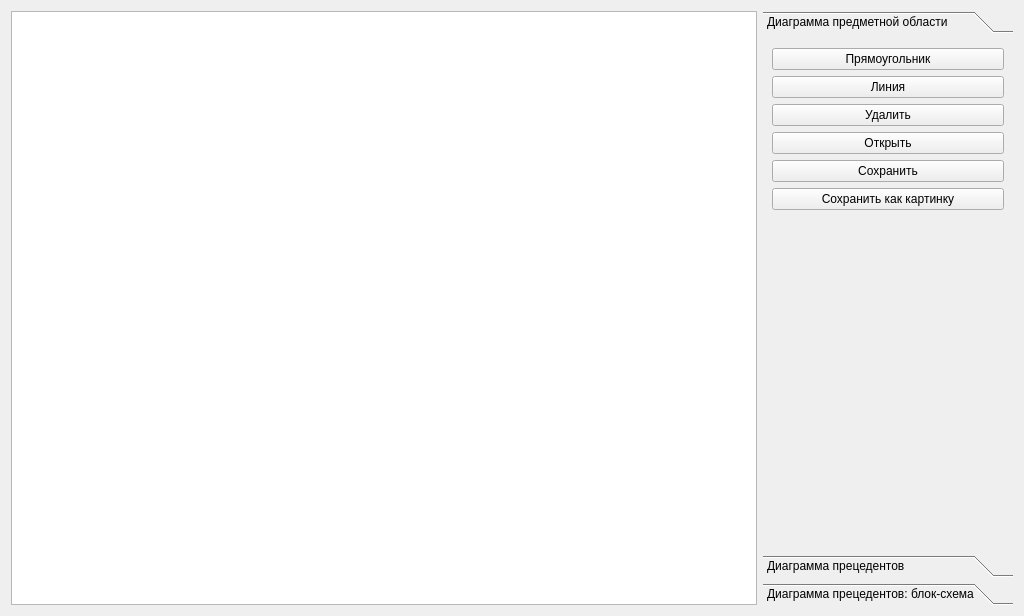
<?xml version="1.0" encoding="UTF-8"?>
<ui version="4.0">
 <class>Form</class>
 <widget class="QWidget" name="Form">
  <property name="geometry">
   <rect>
    <x>0</x>
    <y>0</y>
    <width>1024</width>
    <height>616</height>
   </rect>
  </property>
  <property name="windowTitle">
   <string>Form</string>
  </property>
  <layout class="QGridLayout" name="gridLayout">
   <item row="0" column="0">
    <widget class="QGraphicsView" name="graphicsView"/>
   </item>
   <item row="0" column="1">
    <widget class="QToolBox" name="toolBox">
     <property name="maximumSize">
      <size>
       <width>250</width>
       <height>16777215</height>
      </size>
     </property>
     <property name="currentIndex">
      <number>0</number>
     </property>
     <widget class="QWidget" name="domainPage">
      <property name="geometry">
       <rect>
        <x>0</x>
        <y>0</y>
        <width>250</width>
        <height>514</height>
       </rect>
      </property>
      <attribute name="label">
       <string>Диаграмма предметной области</string>
      </attribute>
      <layout class="QVBoxLayout" name="verticalLayout">
       <item>
        <widget class="QPushButton" name="addRectangleButton">
         <property name="text">
          <string>Прямоугольник</string>
         </property>
        </widget>
       </item>
       <item>
        <widget class="QPushButton" name="addLineButton">
         <property name="text">
          <string>Линия</string>
         </property>
        </widget>
       </item>
       <item>
        <widget class="QPushButton" name="deleteItemButton">
         <property name="text">
          <string>Удалить</string>
         </property>
        </widget>
       </item>
       <item>
        <widget class="QPushButton" name="loadBinaryButton">
         <property name="text">
          <string>Открыть</string>
         </property>
        </widget>
       </item>
       <item>
        <widget class="QPushButton" name="saveBinaryButton">
         <property name="text">
          <string>Сохранить</string>
         </property>
        </widget>
       </item>
       <item>
        <widget class="QPushButton" name="saveAsPictureButton">
         <property name="text">
          <string>Сохранить как картинку</string>
         </property>
        </widget>
       </item>
       <item>
        <spacer name="verticalSpacer">
         <property name="orientation">
          <enum>Qt::Vertical</enum>
         </property>
         <property name="sizeHint" stdset="0">
          <size>
           <width>20</width>
           <height>40</height>
          </size>
         </property>
        </spacer>
       </item>
      </layout>
     </widget>
     <widget class="QWidget" name="usecasePage">
      <property name="geometry">
       <rect>
        <x>0</x>
        <y>0</y>
        <width>250</width>
        <height>514</height>
       </rect>
      </property>
      <attribute name="label">
       <string>Диаграмма прецедентов</string>
      </attribute>
      <layout class="QVBoxLayout" name="verticalLayout_2">
       <item>
        <widget class="QPushButton" name="addActorButton">
         <property name="text">
          <string>Актер</string>
         </property>
        </widget>
       </item>
       <item>
        <widget class="QPushButton" name="addLinkButton">
         <property name="text">
          <string>Связь</string>
         </property>
        </widget>
       </item>
       <item>
        <widget class="QPushButton" name="loadUsecaseBibaryButton">
         <property name="text">
          <string>Открыть</string>
         </property>
        </widget>
       </item>
       <item>
        <widget class="QPushButton" name="saveUsecaseBinaryButton">
         <property name="text">
          <string>Сохранить</string>
         </property>
        </widget>
       </item>
       <item>
        <widget class="QPushButton" name="saveUsecaseAsPictureButton">
         <property name="text">
          <string>Сохранить как картинку</string>
         </property>
        </widget>
       </item>
       <item>
        <spacer name="verticalSpacer_2">
         <property name="orientation">
          <enum>Qt::Vertical</enum>
         </property>
         <property name="sizeHint" stdset="0">
          <size>
           <width>20</width>
           <height>40</height>
          </size>
         </property>
        </spacer>
       </item>
      </layout>
     </widget>
     <widget class="QWidget" name="usecaseBlocksPage">
      <property name="geometry">
       <rect>
        <x>0</x>
        <y>0</y>
        <width>250</width>
        <height>514</height>
       </rect>
      </property>
      <attribute name="label">
       <string>Диаграмма прецедентов: блок-схема</string>
      </attribute>
     </widget>
    </widget>
   </item>
  </layout>
 </widget>
 <resources/>
 <connections/>
</ui>
